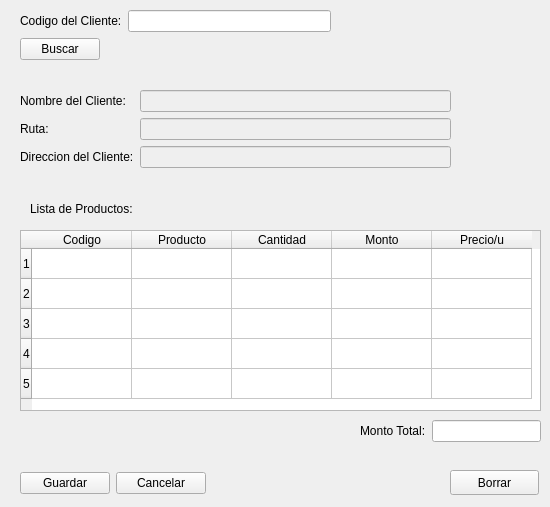
<?xml version="1.0" encoding="UTF-8"?>
<ui version="4.0">
 <class>Form</class>
 <widget class="QWidget" name="Form">
  <property name="geometry">
   <rect>
    <x>0</x>
    <y>0</y>
    <width>550</width>
    <height>507</height>
   </rect>
  </property>
  <property name="windowTitle">
   <string>Crear Nuevo Pedido</string>
  </property>
  <widget class="QTableWidget" name="tableWidget">
   <property name="geometry">
    <rect>
     <x>20</x>
     <y>230</y>
     <width>521</width>
     <height>181</height>
    </rect>
   </property>
   <property name="sizePolicy">
    <sizepolicy hsizetype="Fixed" vsizetype="Expanding">
     <horstretch>0</horstretch>
     <verstretch>0</verstretch>
    </sizepolicy>
   </property>
   <property name="rowCount">
    <number>5</number>
   </property>
   <property name="columnCount">
    <number>5</number>
   </property>
   <row/>
   <row/>
   <row/>
   <row/>
   <row/>
   <column>
    <property name="text">
     <string>Codigo</string>
    </property>
   </column>
   <column>
    <property name="text">
     <string>Producto</string>
    </property>
   </column>
   <column>
    <property name="text">
     <string>Cantidad</string>
    </property>
   </column>
   <column>
    <property name="text">
     <string>Monto</string>
    </property>
   </column>
   <column>
    <property name="text">
     <string>Precio/u</string>
    </property>
   </column>
   <item row="0" column="0">
    <property name="text">
     <string/>
    </property>
   </item>
   <item row="0" column="1">
    <property name="text">
     <string/>
    </property>
    <property name="flags">
     <set>ItemIsSelectable|ItemIsDragEnabled|ItemIsDropEnabled|ItemIsUserCheckable|ItemIsEnabled</set>
    </property>
   </item>
   <item row="0" column="2">
    <property name="text">
     <string/>
    </property>
   </item>
   <item row="0" column="3">
    <property name="text">
     <string/>
    </property>
    <property name="flags">
     <set>ItemIsSelectable|ItemIsDragEnabled|ItemIsDropEnabled|ItemIsUserCheckable|ItemIsEnabled</set>
    </property>
   </item>
   <item row="0" column="4">
    <property name="text">
     <string/>
    </property>
    <property name="flags">
     <set>ItemIsSelectable|ItemIsDragEnabled|ItemIsDropEnabled|ItemIsUserCheckable|ItemIsEnabled</set>
    </property>
   </item>
   <item row="1" column="0">
    <property name="text">
     <string/>
    </property>
   </item>
   <item row="1" column="1">
    <property name="text">
     <string/>
    </property>
    <property name="flags">
     <set>ItemIsSelectable|ItemIsDragEnabled|ItemIsDropEnabled|ItemIsUserCheckable|ItemIsEnabled</set>
    </property>
   </item>
   <item row="1" column="2">
    <property name="text">
     <string/>
    </property>
   </item>
   <item row="1" column="3">
    <property name="text">
     <string/>
    </property>
    <property name="flags">
     <set>ItemIsSelectable|ItemIsDragEnabled|ItemIsDropEnabled|ItemIsUserCheckable|ItemIsEnabled</set>
    </property>
   </item>
   <item row="1" column="4">
    <property name="text">
     <string/>
    </property>
    <property name="flags">
     <set>ItemIsSelectable|ItemIsDragEnabled|ItemIsDropEnabled|ItemIsUserCheckable|ItemIsEnabled</set>
    </property>
   </item>
   <item row="2" column="0">
    <property name="text">
     <string/>
    </property>
   </item>
   <item row="2" column="1">
    <property name="text">
     <string/>
    </property>
    <property name="flags">
     <set>ItemIsSelectable|ItemIsDragEnabled|ItemIsDropEnabled|ItemIsUserCheckable|ItemIsEnabled</set>
    </property>
   </item>
   <item row="2" column="2">
    <property name="text">
     <string/>
    </property>
   </item>
   <item row="2" column="3">
    <property name="text">
     <string/>
    </property>
    <property name="flags">
     <set>ItemIsSelectable|ItemIsDragEnabled|ItemIsDropEnabled|ItemIsUserCheckable|ItemIsEnabled</set>
    </property>
   </item>
   <item row="2" column="4">
    <property name="text">
     <string/>
    </property>
    <property name="flags">
     <set>ItemIsSelectable|ItemIsDragEnabled|ItemIsDropEnabled|ItemIsUserCheckable|ItemIsEnabled</set>
    </property>
   </item>
   <item row="3" column="0">
    <property name="text">
     <string/>
    </property>
   </item>
   <item row="3" column="1">
    <property name="text">
     <string/>
    </property>
    <property name="flags">
     <set>ItemIsSelectable|ItemIsDragEnabled|ItemIsDropEnabled|ItemIsUserCheckable|ItemIsEnabled</set>
    </property>
   </item>
   <item row="3" column="2">
    <property name="text">
     <string/>
    </property>
   </item>
   <item row="3" column="3">
    <property name="text">
     <string/>
    </property>
    <property name="flags">
     <set>ItemIsSelectable|ItemIsDragEnabled|ItemIsDropEnabled|ItemIsUserCheckable|ItemIsEnabled</set>
    </property>
   </item>
   <item row="3" column="4">
    <property name="text">
     <string/>
    </property>
    <property name="flags">
     <set>ItemIsSelectable|ItemIsDragEnabled|ItemIsDropEnabled|ItemIsUserCheckable|ItemIsEnabled</set>
    </property>
   </item>
   <item row="4" column="0">
    <property name="text">
     <string/>
    </property>
   </item>
   <item row="4" column="1">
    <property name="text">
     <string/>
    </property>
    <property name="flags">
     <set>ItemIsSelectable|ItemIsDragEnabled|ItemIsDropEnabled|ItemIsUserCheckable|ItemIsEnabled</set>
    </property>
   </item>
   <item row="4" column="2">
    <property name="text">
     <string/>
    </property>
   </item>
   <item row="4" column="3">
    <property name="text">
     <string/>
    </property>
    <property name="flags">
     <set>ItemIsSelectable|ItemIsDragEnabled|ItemIsDropEnabled|ItemIsUserCheckable|ItemIsEnabled</set>
    </property>
   </item>
   <item row="4" column="4">
    <property name="text">
     <string/>
    </property>
    <property name="flags">
     <set>ItemIsSelectable|ItemIsDragEnabled|ItemIsDropEnabled|ItemIsUserCheckable|ItemIsEnabled</set>
    </property>
   </item>
  </widget>
  <widget class="QWidget" name="formLayoutWidget">
   <property name="geometry">
    <rect>
     <x>20</x>
     <y>10</y>
     <width>311</width>
     <height>61</height>
    </rect>
   </property>
   <layout class="QFormLayout" name="formLayout">
    <item row="0" column="0">
     <widget class="QLabel" name="label">
      <property name="text">
       <string>Codigo del Cliente:</string>
      </property>
     </widget>
    </item>
    <item row="0" column="1">
     <widget class="QLineEdit" name="lineEdit"/>
    </item>
    <item row="1" column="0">
     <widget class="QPushButton" name="pushButton">
      <property name="text">
       <string>Buscar</string>
      </property>
     </widget>
    </item>
   </layout>
  </widget>
  <widget class="QWidget" name="formLayoutWidget_2">
   <property name="geometry">
    <rect>
     <x>20</x>
     <y>90</y>
     <width>431</width>
     <height>91</height>
    </rect>
   </property>
   <layout class="QFormLayout" name="formLayout_2">
    <item row="0" column="0">
     <widget class="QLabel" name="label_2">
      <property name="text">
       <string>Nombre del Cliente:</string>
      </property>
     </widget>
    </item>
    <item row="0" column="1">
     <widget class="QLineEdit" name="lineEdit_2">
      <property name="enabled">
       <bool>false</bool>
      </property>
     </widget>
    </item>
    <item row="1" column="0">
     <widget class="QLabel" name="label_3">
      <property name="text">
       <string>Ruta:</string>
      </property>
     </widget>
    </item>
    <item row="1" column="1">
     <widget class="QLineEdit" name="lineEdit_3">
      <property name="enabled">
       <bool>false</bool>
      </property>
     </widget>
    </item>
    <item row="2" column="0">
     <widget class="QLabel" name="label_5">
      <property name="text">
       <string>Direccion del Cliente:</string>
      </property>
     </widget>
    </item>
    <item row="2" column="1">
     <widget class="QLineEdit" name="lineEdit_4">
      <property name="enabled">
       <bool>false</bool>
      </property>
     </widget>
    </item>
   </layout>
  </widget>
  <widget class="QLabel" name="label_4">
   <property name="geometry">
    <rect>
     <x>30</x>
     <y>200</y>
     <width>161</width>
     <height>17</height>
    </rect>
   </property>
   <property name="text">
    <string>Lista de Productos:</string>
   </property>
  </widget>
  <widget class="QWidget" name="horizontalLayoutWidget">
   <property name="geometry">
    <rect>
     <x>20</x>
     <y>470</y>
     <width>186</width>
     <height>27</height>
    </rect>
   </property>
   <layout class="QHBoxLayout" name="horizontalLayout">
    <item>
     <widget class="QPushButton" name="pushButton_2">
      <property name="text">
       <string>Guardar</string>
      </property>
     </widget>
    </item>
    <item>
     <widget class="QPushButton" name="pushButton_4">
      <property name="text">
       <string>Cancelar</string>
      </property>
     </widget>
    </item>
   </layout>
  </widget>
  <widget class="QPushButton" name="pushButton_3">
   <property name="geometry">
    <rect>
     <x>450</x>
     <y>470</y>
     <width>89</width>
     <height>25</height>
    </rect>
   </property>
   <property name="text">
    <string>Borrar</string>
   </property>
  </widget>
  <widget class="QWidget" name="formLayoutWidget_3">
   <property name="geometry">
    <rect>
     <x>360</x>
     <y>420</y>
     <width>181</width>
     <height>31</height>
    </rect>
   </property>
   <layout class="QFormLayout" name="formLayout_3">
    <item row="0" column="0">
     <widget class="QLabel" name="label_6">
      <property name="text">
       <string>Monto Total:</string>
      </property>
     </widget>
    </item>
    <item row="0" column="1">
     <widget class="QLineEdit" name="lineEdit_5">
      <property name="readOnly">
       <bool>true</bool>
      </property>
     </widget>
    </item>
   </layout>
  </widget>
 </widget>
 <resources/>
 <connections>
  <connection>
   <sender>tableWidget</sender>
   <signal>cellChanged(int,int)</signal>
   <receiver>Form</receiver>
   <slot>enterProductCode()</slot>
   <hints>
    <hint type="sourcelabel">
     <x>235</x>
     <y>290</y>
    </hint>
    <hint type="destinationlabel">
     <x>249</x>
     <y>199</y>
    </hint>
   </hints>
  </connection>
  <connection>
   <sender>lineEdit</sender>
   <signal>returnPressed()</signal>
   <receiver>pushButton</receiver>
   <slot>click()</slot>
   <hints>
    <hint type="sourcelabel">
     <x>242</x>
     <y>23</y>
    </hint>
    <hint type="destinationlabel">
     <x>60</x>
     <y>54</y>
    </hint>
   </hints>
  </connection>
  <connection>
   <sender>pushButton</sender>
   <signal>clicked()</signal>
   <receiver>Form</receiver>
   <slot>searchClient()</slot>
   <hints>
    <hint type="sourcelabel">
     <x>60</x>
     <y>54</y>
    </hint>
    <hint type="destinationlabel">
     <x>249</x>
     <y>230</y>
    </hint>
   </hints>
  </connection>
  <connection>
   <sender>pushButton_2</sender>
   <signal>clicked()</signal>
   <receiver>Form</receiver>
   <slot>saveOrder()</slot>
   <hints>
    <hint type="sourcelabel">
     <x>65</x>
     <y>433</y>
    </hint>
    <hint type="destinationlabel">
     <x>249</x>
     <y>230</y>
    </hint>
   </hints>
  </connection>
  <connection>
   <sender>pushButton_4</sender>
   <signal>clicked()</signal>
   <receiver>Form</receiver>
   <slot>close()</slot>
   <hints>
    <hint type="sourcelabel">
     <x>160</x>
     <y>433</y>
    </hint>
    <hint type="destinationlabel">
     <x>249</x>
     <y>230</y>
    </hint>
   </hints>
  </connection>
  <connection>
   <sender>pushButton_3</sender>
   <signal>clicked()</signal>
   <receiver>Form</receiver>
   <slot>eraseLastInput()</slot>
   <hints>
    <hint type="sourcelabel">
     <x>404</x>
     <y>432</y>
    </hint>
    <hint type="destinationlabel">
     <x>249</x>
     <y>230</y>
    </hint>
   </hints>
  </connection>
 </connections>
 <slots>
  <slot>enterProductCode()</slot>
  <slot>searchClient()</slot>
  <slot>saveOrder()</slot>
  <slot>eraseLastInput()</slot>
 </slots>
</ui>
